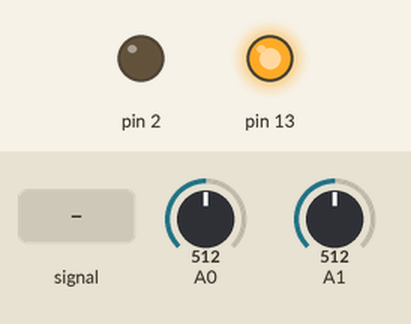
A sketch run on a simulated Arduino Uno, built with avr-gcc and run on an emulated ATmega328P. Shown: output pins drawn as LEDs (lit = HIGH). The inputs (shaded band) are chosen by the test bench; at power-on: A1 = 512, A0 = 512. What the sketch prints to the serial monitor is not drawn.

Above: at 0.1 s.
At 2.2 s:
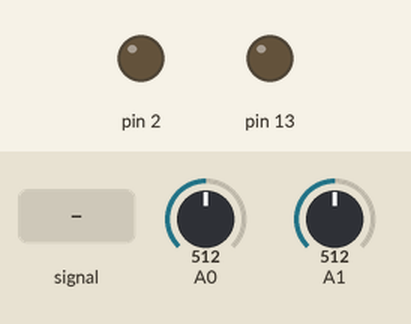
2.3 s: A0 fed a 200 Hz sine of ±460 counts around its level
4.0 s: A1 set to 306
7.0 s: A1 set to 122
Timing chart, 0 to 10.0 s (numbered marks = the images above; inputs shaded):
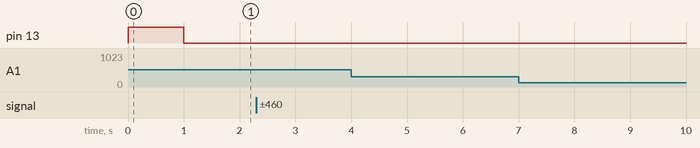

The sketch:

prova_barriera_ir_03.ino
```cpp
//prova usando 2 sensori ir GP2Y0A02YK0F sharp da 20 a 150 cm ...


//there are 4 states : 00,01,11,10


String currentSystemState="00";

String oldSystemState="XX";


int sensor1Avarage=0;
int sensor2Avarage=0;

int sensor1Derivate=0;
int sensor2Derivate=0;
int count=0;


int sensore1 = 1;    //sensore esterno alla camera
int sensore2 = 0;    //sensore interno alla camera
int threshold=60;
int negative_threshold=-60;
int wait_for_other_ir_to_be_oscured=100;
int delay_between_readings=2; //micro sec
int delay_between_old_and_new_read=2;


boolean t1=0;
boolean t2=0;
int i=0;


int sensor1Value = 0;        // value read from the pot     16.02
int sensor2Value = 0;        // value read from the pot     16.02
int sensor1ValueOld = 0;
int sensor2ValueOld = 0;
int persone_presenti=0;
int persone_presenti_old=-1;


void setup() {
  // initialize serial communications at 9600 bps:
  pinMode(13, OUTPUT);
  pinMode(2, OUTPUT);
  Serial.begin(115200);
  digitalWrite(13,1);
  delay(1000);
  Serial.print(persone_presenti);
  digitalWrite(13,0);

}


int average_read(int analog_pin){
 // delayMicroseconds(delay_between_readings);
  int sensor_read=0;
  int j=0;
  int readings[13];
  int currentRead=0;
  int bound=150;
  int previous_values=0;
  int k=0;
  analogRead(analog_pin);
  while (j<12){
    delayMicroseconds(delay_between_readings);
    currentRead=analogRead(analog_pin);
    if (currentRead< 20){
   //   Serial.println("                      value deletedddd");
      continue;
    }
    readings[j]=currentRead;


    if (j>4){
      previous_values=(readings[j-1]+readings[j-2]+readings[j-3]+readings[j-4])/4;
      if ( ( currentRead< (previous_values+bound  ) ) &&( currentRead> (previous_values-bound  ) )){  //to filter noise
        sensor_read=sensor_read+currentRead;
        j=j+1;
      }
      else{
        Serial.println("                 value scartedddddddd:");
        k=k+1;

        if (k<1){
          continue;
        }

        sensor_read=sensor_read+currentRead;
        k=0;
        j=j+1;


      }

    }
    else{
      j=j+1;
    }


  }
  sensor_read=sensor_read/j;

  return(sensor_read);


}


void getDerivate(){


  count=0;
  int sensor1Array[37];
  int sensor2Array[37];
  int r1=0;
  int r2=0;
  while (count<35){
    r1=average_read(sensore1);
    r2=average_read(sensore2);
    sensor1Array[count]=r1;
    sensor2Array[count]=r2;

    sensor1Avarage=sensor1Avarage+r1;
    sensor2Avarage=sensor2Avarage+r2;
//    delay(delay_between_old_and_new_read);
    count=count+1;

  }

  sensor1Avarage=sensor1Avarage/count;
  sensor1Value=average_read(sensore1);

  sensor2Avarage=sensor2Avarage/count;
  sensor2Value=average_read(sensore2);


  sensor1Derivate=0;
  sensor2Derivate=0;
  count=0;
  while (count<14){
    sensor1Derivate=sensor1Derivate+sensor1Array[count+1]-sensor1Array[count];
    sensor2Derivate=sensor2Derivate+sensor2Array[count+1]-sensor2Array[count];

    //sensor1Avarage=sensor1Avarage+average_read(sensore1);
    //sensor2Avarage=sensor2Avarage+average_read(sensore2);
//    delay(delay_between_old_and_new_read);
    count=count+1;

  }


}


void loop() {


restart:

  // read the analog in value:

  getDerivate();

  Serial.print( sensor1Derivate);
  Serial.print( "     ");
  Serial.print( sensor1Avarage);
  Serial.print( "     ");
  Serial.print(  sensor2Derivate);
  Serial.print( "     ");
  Serial.print(sensor2Avarage);
  Serial.print( "     ");
  Serial.println(currentSystemState);


  if (currentSystemState=="00"){

    if ((sensor1Derivate >threshold)&&(sensor2Derivate <threshold)){
      oldSystemState=currentSystemState;
      currentSystemState="01";
      goto restart;
    }

    else if ((sensor2Derivate >threshold)&&(sensor1Derivate <threshold)){
      oldSystemState=currentSystemState;
      currentSystemState="10";
      goto restart;
    }


    else if ((sensor2Derivate >threshold)&&(sensor1Derivate >threshold)){
      currentSystemState="11";
      goto restart;
    }


  }


  if (currentSystemState=="01"){


    if ((sensor2Derivate >threshold)&&(sensor1Derivate >negative_threshold)){
      oldSystemState=currentSystemState;
      currentSystemState="11";
      goto restart;
    }


   else if ((sensor2Derivate <threshold)&&(sensor1Derivate <negative_threshold)){
      if ((oldSystemState=="10")||(oldSystemState=="11")){

        if (persone_presenti>0) {
          persone_presenti=persone_presenti-1;
          Serial.print("personeeeeeeeeeeeeeeeeeeeeeeeeeeee:");
          Serial.println(persone_presenti);
          delay(1300);
        }

      }

      oldSystemState=currentSystemState;
      currentSystemState="00";
      goto restart;
    }

    else if ((sensor2Derivate >threshold)&&(sensor1Derivate <negative_threshold)){
      oldSystemState=currentSystemState;
      currentSystemState="10";
      goto restart;
    }


  }


  if (currentSystemState=="10"){


    if ((sensor1Derivate >threshold)&&(sensor2Derivate >negative_threshold)){
      oldSystemState=currentSystemState;
      currentSystemState="11";
      goto restart;
    }


    else if ((sensor1Derivate <threshold)&&(sensor2Derivate <negative_threshold)){
      if ((oldSystemState=="01")||(oldSystemState=="11")){

        persone_presenti=persone_presenti+1;

        Serial.print("personeeeeeeeeeeeeeeeeeeeeeeeeeeee:");
        Serial.println(persone_presenti);
        delay(1300);

      }

      oldSystemState=currentSystemState;
      currentSystemState="00";
      goto restart;
    }


    else if ((sensor1Derivate >threshold)&&(sensor2Derivate >negative_threshold)){
      oldSystemState=currentSystemState;
      currentSystemState="01";
      goto restart;
    }


  }


  if (currentSystemState=="11"){


    if ((sensor1Derivate >negative_threshold)&&(sensor2Derivate <negative_threshold)){
      oldSystemState=currentSystemState;
      currentSystemState="01";
      goto restart;
    }


    else if ((sensor1Derivate <negative_threshold)&&(sensor2Derivate <negative_threshold)){
      if (oldSystemState=="01"){
        persone_presenti=persone_presenti+1;
        Serial.print("personeeeeeeeeeeeeeeeeeeeeeeeeeeee:");
        Serial.println(persone_presenti);
        delay(1300);
      }

      if (oldSystemState=="10"){
        if (persone_presenti>0) {
          persone_presenti=persone_presenti-1;
          Serial.print("personeeeeeeeeeeeeeeeeeeeeeeeeeeee:");
          Serial.println(persone_presenti);
          delay(1300);
        }
      }

      oldSystemState=currentSystemState;
      currentSystemState="00";
      goto restart;
    }


    else if ((sensor1Derivate >negative_threshold)&&(sensor2Derivate <negative_threshold)){
      oldSystemState=currentSystemState;
      currentSystemState="10";
      goto restart;
    }


  }


//     delay(50);

  /*
   Serial.print(  "sensor1ValueOld : ");
   Serial.print(  sensor1ValueOld);

   Serial.print(  "sensor2ValueOld : ");
   Serial.print(  sensor2ValueOld);

 */

 /*  Serial.println(  "sensor1Value : ");
   Serial.print(  sensor1Value);
  Serial.print( "     ");
 //  Serial.println(  "sensor2Value : ");
   Serial.println(  sensor2Value);

 */
  // wait 10 milliseconds before the next loop
  // for the analog-to-digital converter to settle
  // after the last reading:

/*


  if (sensor2Value >(sensor2Avarage+threshold)  ){
         Serial.println("if sensor2Value");
       sensor1ValueOld=sensor1Value;
       int k=0;

      while (k<wait_for_other_ir_to_be_oscured){
        k=k+1;
        sensor1Value= average_read(sensore1);
        if (sensor1Value >(sensor1Avarage+threshold)  ){
          k=600;

         if (persone_presenti>0) {
           persone_presenti=persone_presenti-1;

           Serial.print("personeeeeeeeeeeeeeeeeeeeeeeeeeeee:");
           Serial.println(persone_presenti);
           delay(300);
         }


         if ((persone_presenti<1 )&&(persone_presenti_old>0) ){  //if now there is no person in the room
           digitalWrite(13,0);
           digitalWrite(2,1);
           delay(10);
           digitalWrite(2,0);

         }


         persone_presenti_old=persone_presenti;

         goto restart;


       }
       else{
         Serial.println("wait1");
       //  Serial.println(k);
       }

    }
  }


  sensor1Value= analogRead(sensore1);


  if (sensor1Value >(sensor1Avarage+threshold)  ){
    Serial.println("if sensor1Value1");
    sensor2ValueOld=sensor2Value;
    int k=0;
    while (k<wait_for_other_ir_to_be_oscured){
      k=k+1;

      sensor2Value= average_read(sensore2);


      if (sensor2Value >(sensor2Avarage+threshold)  ){

        persone_presenti=persone_presenti+1;
        Serial.print("personeeeeeeeeeeeeeeeeeeeeeeeeeeee:");
        Serial.println(persone_presenti);
        delay(300);
        i=600;

        if ((persone_presenti>0 )&&(persone_presenti_old<1 )){
          digitalWrite(13,1);
          digitalWrite(2,1);
          delay(10);
          digitalWrite(2,0);
        }


        persone_presenti_old=persone_presenti;

        goto restart;


        }

        else{
          Serial.println("wait2");
         // Serial.println(k);

    }


    }


   }


 */


}
```
